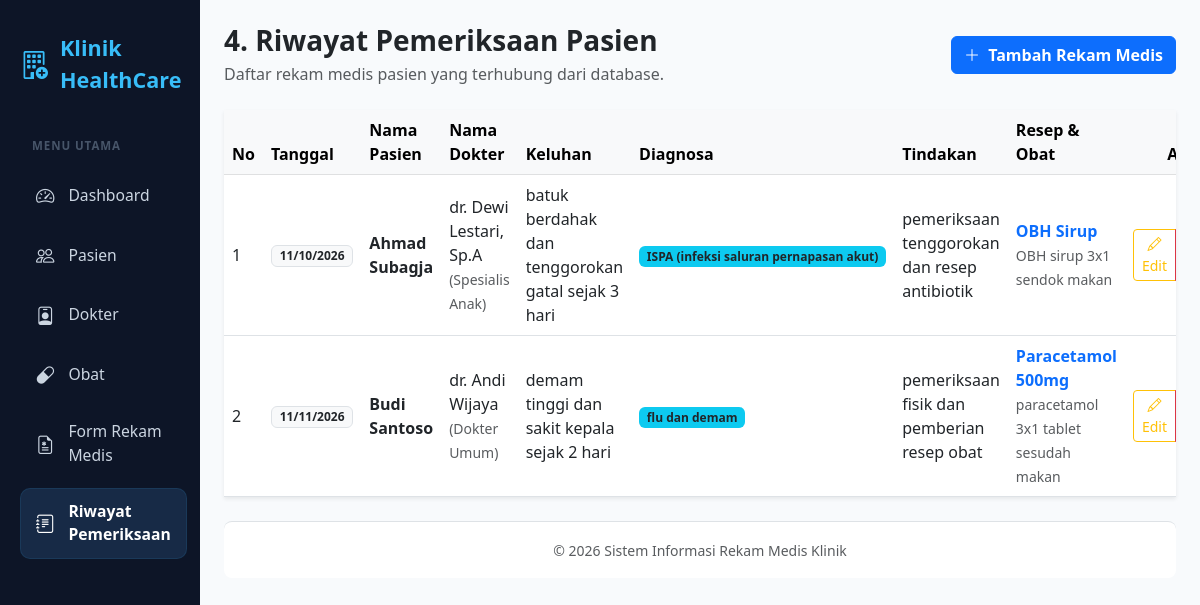
/riwayat.php, run on the app's committed database.
### tables this page shows
CREATE TABLE `rekam_medis` (
  `id_rekam` int(11) NOT NULL,
  `id_pasien` int(11) NOT NULL,
  `id_dokter` int(11) NOT NULL,
  `id_obat` int(11) NOT NULL,
  `tanggal_periksa` date NOT NULL,
  `keluhan` text NOT NULL,
  `diagnosa` text NOT NULL,
  `tindakan` text NOT NULL,
  `resep` varchar(100) NOT NULL
);

CREATE TABLE `pasien` (
  `id_pasien` int(11) NOT NULL,
  `no_rm` varchar(20) NOT NULL,
  `nama_pasien` varchar(100) NOT NULL,
  `jenis_kelamin` enum('L','P') NOT NULL,
  `tanggal_lahir` date NOT NULL,
  `alamat` text NOT NULL
);

CREATE TABLE `dokter` (
  `id_dokter` int(11) NOT NULL,
  `nama_dokter` varchar(100) NOT NULL,
  `spesialisasi` varchar(50) NOT NULL
);

CREATE TABLE `obat` (
  `id_obat` int(11) NOT NULL,
  `nama_obat` varchar(100) NOT NULL,
  `satuan` varchar(30) NOT NULL,
  `stok` int(11) NOT NULL
);

### riwayat.php (the view, shortened to what this page needs)
<?php
include 'koneksi.php';
include 'header.php';
?>
<?php
$query = "SELECT
            rm.id_rekam,
            rm.tanggal_periksa,
            p.nama_pasien,
            d.nama_dokter,
            d.spesialisasi,
            o.nama_obat,
            rm.keluhan,
            rm.diagnosa,
            rm.tindakan,
            rm.resep
          FROM rekam_medis rm
          LEFT JOIN pasien p ON rm.id_pasien = p.id_pasien
          LEFT JOIN dokter d ON rm.id_dokter = d.id_dokter
          LEFT JOIN obat o ON rm.id_obat = o.id_obat
          ORDER BY rm.id_rekam DESC";
$result = mysqli_query($koneksi, $query);
?>
<div class="d-flex justify-content-between align-items-center mb-4">
    <div>
        <h3 class="fw-bold mb-1">4. Riwayat Pemeriksaan Pasien</h3>
        <p class="text-muted mb-0">Daftar rekam medis pasien yang terhubung dari database.</p>
    </div>
    <a href="rekam_medis.php" class="btn btn-primary fw-semibold">
        <i class="bi bi-plus-lg me-1"></i> Tambah Rekam Medis
    </a>
</div>
<div class="table-responsive table-custom bg-white shadow-sm mb-4">
    <table class="table table-hover align-middle mb-0">
        <thead class="table-light">
            <tr>
                <th style="width: 5%">No</th>
                <th style="width: 12%">Tanggal</th>
                <th style="width: 15%">Nama Pasien</th>
                <th style="width: 15%">Nama Dokter</th>
                <th style="width: 15%">Keluhan</th>
                <th style="width: 12%">Diagnosa</th>
                <th style="width: 11%">Tindakan</th>
                <th style="width: 15%">Resep & Obat</th>
                <th style="width: 10%" class="text-center">Aksi</th>
            </tr>
        </thead>
        <tbody>
            <?php
            $no = 1;
            if ($result && mysqli_num_rows($result) > 0) {
                while ($row = mysqli_fetch_assoc($result)) {
            ?>
                <tr>
                    <td><?= $no++; ?></td>
                    <td>
                        <span class="badge bg-light text-dark border">
                            <?= date('d/m/Y', strtotime($row['tanggal_periksa'])); ?>
                        </span>
                    </td>
                    <td><strong class="text-dark"><?= htmlspecialchars($row['nama_pasien'] ?? '-'); ?></strong></td>
                    <td>
                        <?= htmlspecialchars($row['nama_dokter'] ?? '-'); ?>
                        <?php if (!empty($row['spesialisasi'])): ?>
                            <br><small class="text-muted">(<?= htmlspecialchars($row['spesialisasi']); ?>)</small>
                        <?php endif; ?>
                    </td>
                    <td><?= htmlspecialchars($row['keluhan']); ?></td>
                    <td><span class="badge bg-info text-dark"><?= htmlspecialchars($row['diagnosa']); ?></span></td>
                    <td><?= htmlspecialchars($row['tindakan']); ?></td>
                    <td>
                        <strong class="text-primary"><?= htmlspecialchars($row['nama_obat'] ?? ''); ?></strong><br>
                        <small class="text-muted"><?= htmlspecialchars($row['resep']); ?></small>
                    </td>
                    <td class="text-center">
                        <div class="btn-group btn-group-sm">
                            <a href="rekam_medis.php?edit=<?= $row['id_rekam']; ?>" class="btn btn-outline-warning" title="Edit">
                                <i class="bi bi-pencil"></i> Edit
                            </a>
                        </div>
                    </td>
                </tr>
            <?php
                }
            } else {
                echo "<tr><td colspan='9' class='text-center py-4 text-muted'>Belum ada riwayat pemeriksaan pasien. Silakan isi form rekam medis terlebih dahulu.</td></tr>";
            }
            ?>
        </tbody>
    </table>
</div>
<?php include 'footer.php'; ?>

### header.php (shortened to what this page needs)
<!DOCTYPE html>
<html lang="id">
<head>
    <link href="https://cdn.jsdelivr.net/npm/bootstrap@5.3.0/dist/css/bootstrap.min.css" rel="stylesheet">
    <link href="https://cdn.jsdelivr.net/npm/bootstrap-icons@1.10.5/font/bootstrap-icons.css" rel="stylesheet">
</head>
<body>
<div class="container-fluid">
    <div class="row">
        <div class="col-md-3 col-lg-2 sidebar">
            <div class="brand-title">
                <i class="bi bi-building-add fs-3"></i> Klinik HealthCare
            </div>
            <div class="menu-header">MENU UTAMA</div>
            <nav class="nav flex-column">
                <a href="index.php" class="<?= basename($_SERVER['PHP_SELF']) == 'index.php' ? 'active' : ''; ?>">
                    <i class="bi bi-speedometer2"></i> Dashboard
                </a>
                <a href="pasien.php" class="<?= basename($_SERVER['PHP_SELF']) == 'pasien.php' ? 'active' : ''; ?>">
                    <i class="bi bi-people"></i> Pasien
                </a>
                <a href="dokter.php" class="<?= basename($_SERVER['PHP_SELF']) == 'dokter.php' ? 'active' : ''; ?>">
                    <i class="bi bi-person-badge"></i> Dokter
                </a>
                <a href="obat.php" class="<?= basename($_SERVER['PHP_SELF']) == 'obat.php' ? 'active' : ''; ?>">
                    <i class="bi bi-capsule"></i> Obat
                </a>
                <a href="rekam_medis.php" class="<?= basename($_SERVER['PHP_SELF']) == 'rekam_medis.php' ? 'active' : ''; ?>">
                    <i class="bi bi-file-earmark-medical"></i> Form Rekam Medis
                </a>
                <a href="riwayat.php" class="<?= basename($_SERVER['PHP_SELF']) == 'riwayat.php' ? 'active' : ''; ?>">
                    <i class="bi bi-journal-text"></i> Riwayat<br>Pemeriksaan
                </a>
            </nav>
        </div>
        <div class="col-md-9 col-lg-10 p-4">

### footer.php (shortened to what this page needs)
<footer class="text-center text-muted py-3 border-top bg-white mt-auto rounded-3">
        <small>&copy; <?= date('Y'); ?> Sistem Informasi Rekam Medis Klinik</small>
    </footer>
</div>
</body>
</html>

### header.php (style rules this page uses)
body { background-color: #f8fafc; font-family: system-ui, -apple-system, "Segoe UI", Roboto, sans-serif; }
.sidebar { min-height: 100vh; background-color: #0d1527; color: #fff; padding: 32px 20px; }
.sidebar .brand-title { color: #38bdf8; font-weight: 700; font-size: 1.35rem; margin-bottom: 40px; display: flex; align-items: center; gap: 12px; }
.sidebar .menu-header { color: #475569; font-size: 0.72rem; font-weight: 700; text-transform: uppercase; letter-spacing: 0.08em; margin-bottom: 16px; padding-left: 12px; }
.sidebar a { color: #cbd5e1; text-decoration: none; padding: 12px 16px; display: flex; align-items: center; gap: 14px; border-radius: 10px; margin-bottom: 8px; font-weight: 500; font-size: 0.98rem; transition: all 0.2s ease; }
.sidebar a i { font-size: 1.15rem; }
.sidebar a.active { background-color: #172a46; color: #ffffff; font-weight: 600; box-shadow: inset 0 0 0 1px rgba(56, 189, 248, 0.1); }

### data on the page
rekam_medis: tanggal_periksa "11/10/2026", id_pasien.nama_pasien "Ahmad Subagja", id_dokter.nama_dokter "dr. Dewi Lestari, Sp.A", id_dokter.spesialisasi "Spesialis Anak", keluhan "batuk berdahak dan tenggorokan gatal sejak 3 hari", diagnosa "ISPA (infeksi saluran pernapasan akut)", tindakan "pemeriksaan tenggorokan dan resep antibiotik", id_obat.nama_obat "OBH Sirup", resep "OBH sirup 3x1 sendok makan"
rekam_medis: tanggal_periksa "11/11/2026", id_pasien.nama_pasien "Budi Santoso", id_dokter.nama_dokter "dr. Andi Wijaya", id_dokter.spesialisasi "Dokter Umum", keluhan "demam tinggi dan sakit kepala sejak 2 hari", diagnosa "flu dan demam", tindakan "pemeriksaan fisik dan pemberian resep obat", id_obat.nama_obat "Paracetamol 500mg", resep "paracetamol 3x1 tablet sesudah makan"
